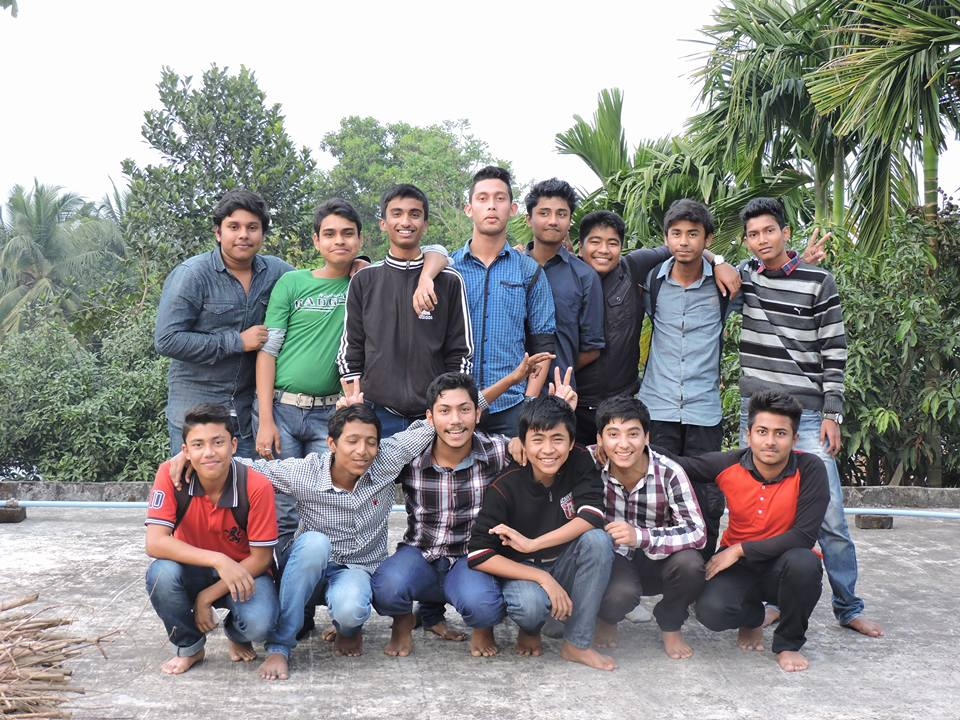
#> input picture avengers.jpg, 960 x 720 px
$ python simple_face_detection.py
#> lines starting #> are read from the running program, lines starting #| are printed output that depends on the picture; after the words box and inside, x2 and y2 are one past the last pixel; in counts of white or black regions, pixels touching at a corner belong together
import cv2
import numpy as np
from matplotlib import pyplot as plt

img=cv2.imread('avengers.jpg')
#> img is the input picture: shape (720, 960, 3); mean B, G, R 142.2, 144.3, 144
face_cascade=cv2.CascadeClassifier('haarcascade_frontalface_default.xml')

imgray=cv2.cvtColor(img,cv2.COLOR_BGR2GRAY)
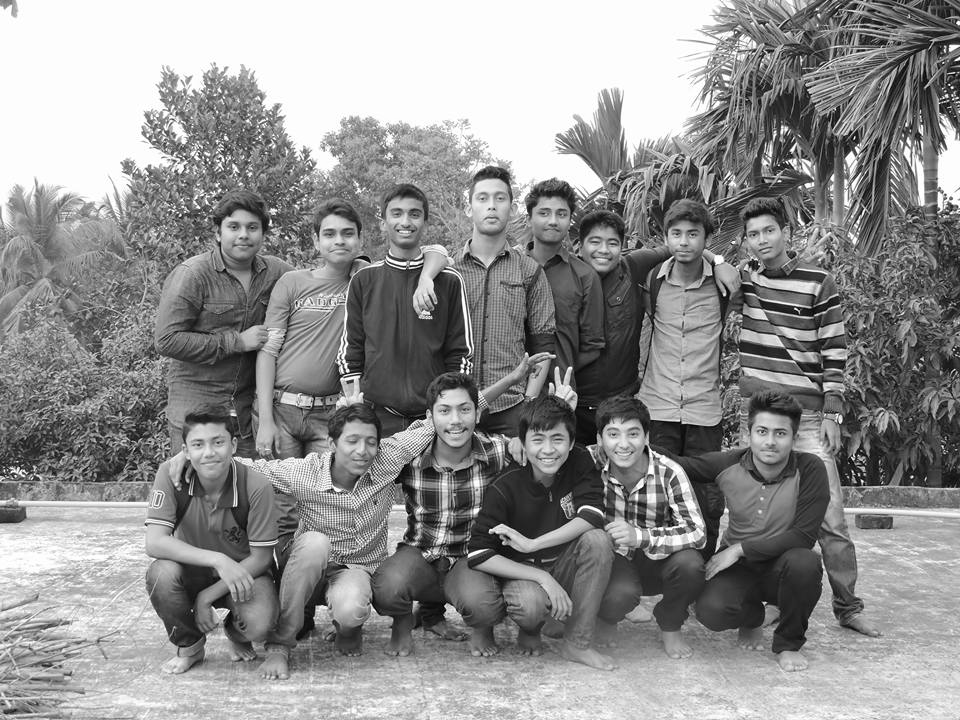
#> imgray: shape (720, 960); min 0, max 255, mean 144
faces=face_cascade.detectMultiScale(imgray,1.1,4)
#> faces = 15 rows, first 6: [662, 216, 47, 47], [739, 214, 48, 48], [465, 177, 53, 53], [379, 193, 53, 53], [527, 193, 51, 51], [312, 212, 54, 54]

for(x,y,w,h)in faces:
    cv2.rectangle(img,(x,y),(x+w,y+h),(0,0,255),3)
#> this loop made 15 passes
#> (x, y, w, h) on passes 1 to 12: (662, 216, 47, 47), (739, 214, 48, 48), (465, 177, 53, 53), (379, 193, 53, 53), (527, 193, 51, 51), (312, 212, 54, 54), (215, 205, 56, 56), (579, 222, 50, 50), (743, 411, 55, 55), (596, 412, 54, 54), (426, 387, 56, 56), (181, 421, 55, 55)
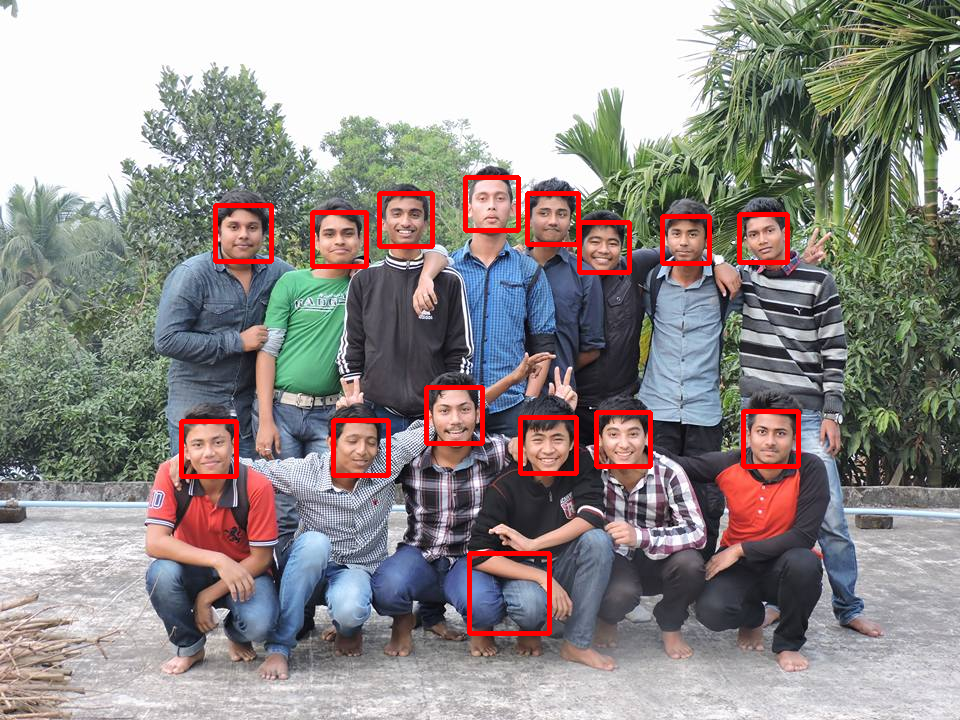
#> img: shape (720, 960, 3); 2.34% of pixels changed, all inside (x1, y1, x2, y2) = (179, 175, 801, 636)

cv2.imshow('Me', img)
cv2.waitKey(0)
cv2.destroyAllWindows()

$ run again, with apple.jpg copied over avengers.jpg
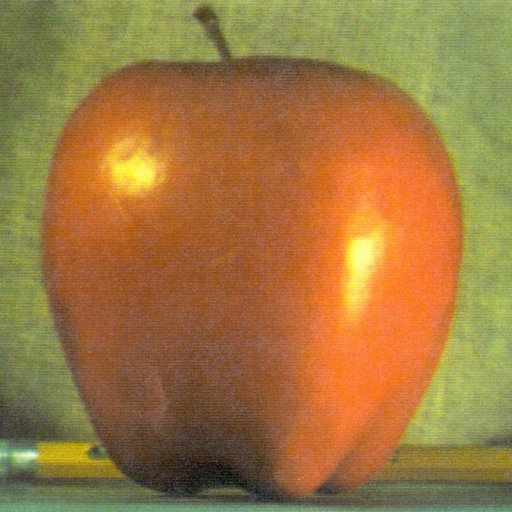
#> input picture apple.jpg, 512 x 512 px
#> img is the input picture: shape (512, 512, 3); mean B, G, R 64.8, 119.7, 159.1
#> `imgray=cv2.cvtColor(img,cv2.COLOR_BGR2GRAY)`:
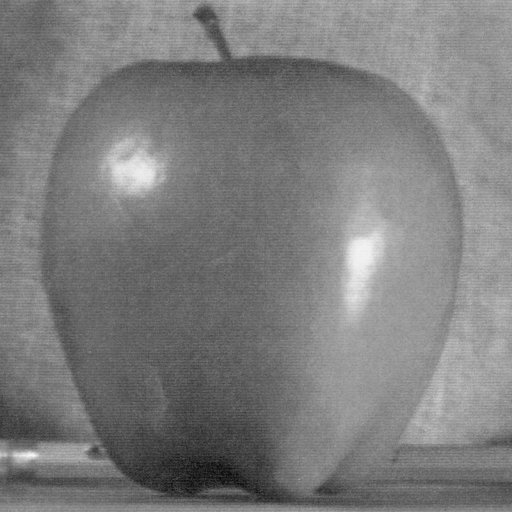
#> imgray: shape (512, 512); min 7, max 248, mean 125.2
#> faces = [[341, 281, 30, 30], [269, 427, 62, 62]]
#> the loop `for(x,y,w,h)in faces:` made 2 passes
#> after the loop `for(x,y,w,h)in faces:`:
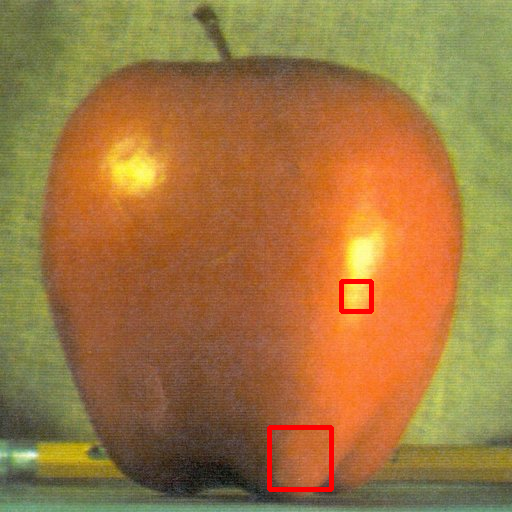
#> img: shape (512, 512, 3); 0.69% of pixels changed, all inside (x1, y1, x2, y2) = (267, 279, 374, 492)

$ run again, with me.jpg copied over avengers.jpg
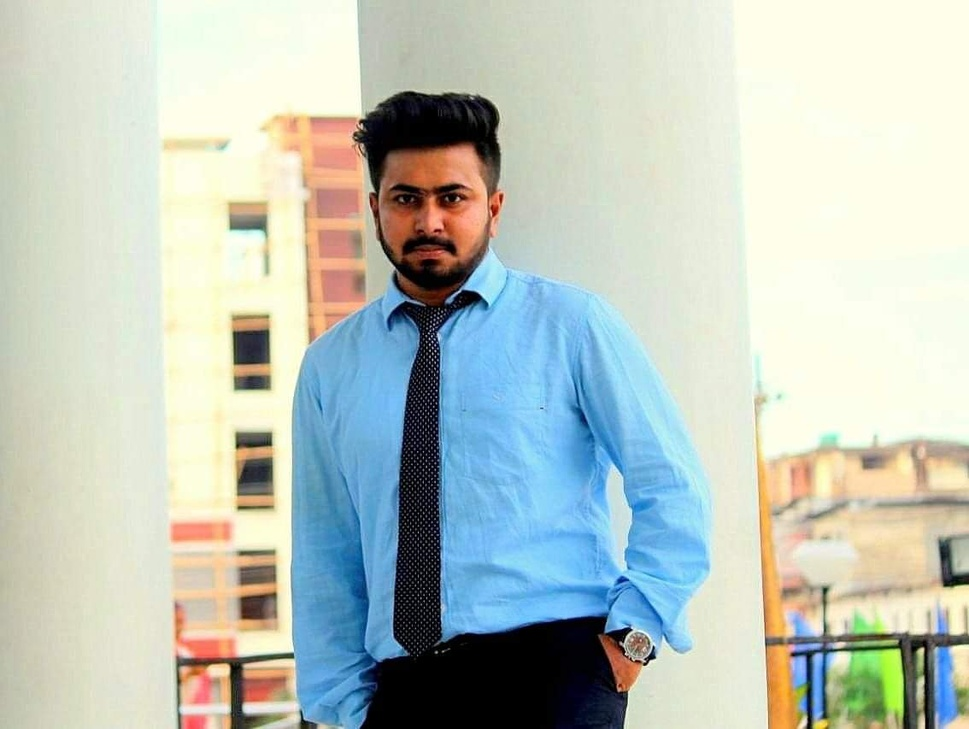
#> input picture me.jpg, 969 x 729 px, shrunk from 1134 x 853 before the run
#> img is the input picture: shape (729, 969, 3); mean B, G, R 189.8, 198.2, 188.8
#> `imgray=cv2.cvtColor(img,cv2.COLOR_BGR2GRAY)`:
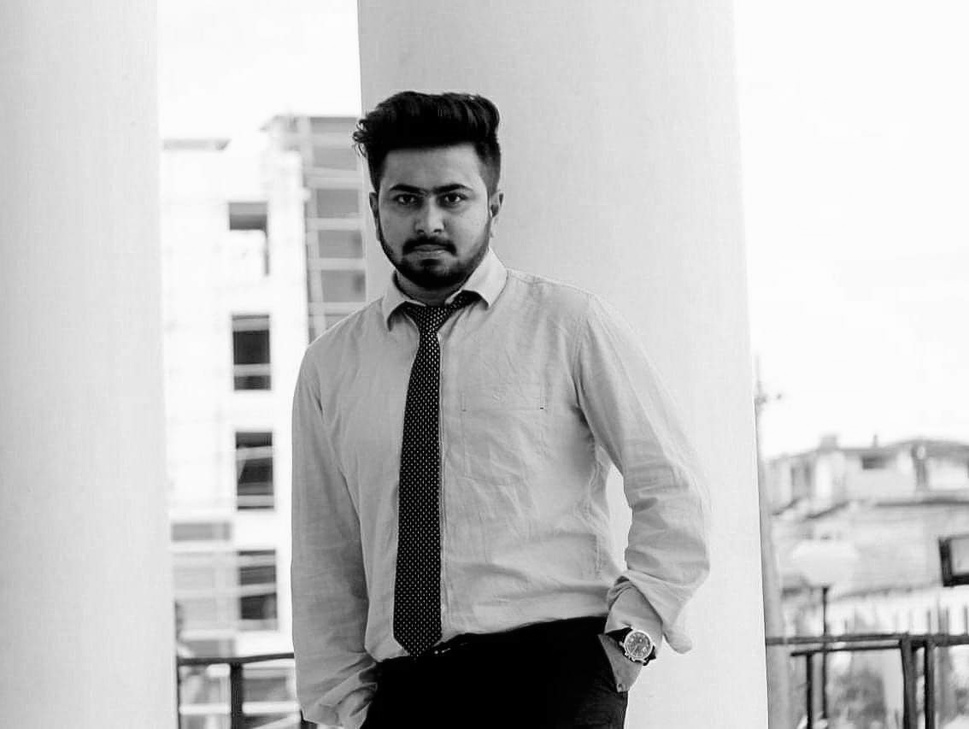
#> imgray: shape (729, 969); min 0, max 254, mean 194.4
#> faces = [[361, 146, 136, 136]]
#> the loop `for(x,y,w,h)in faces:` made 1 pass
#> after the loop `for(x,y,w,h)in faces:`:
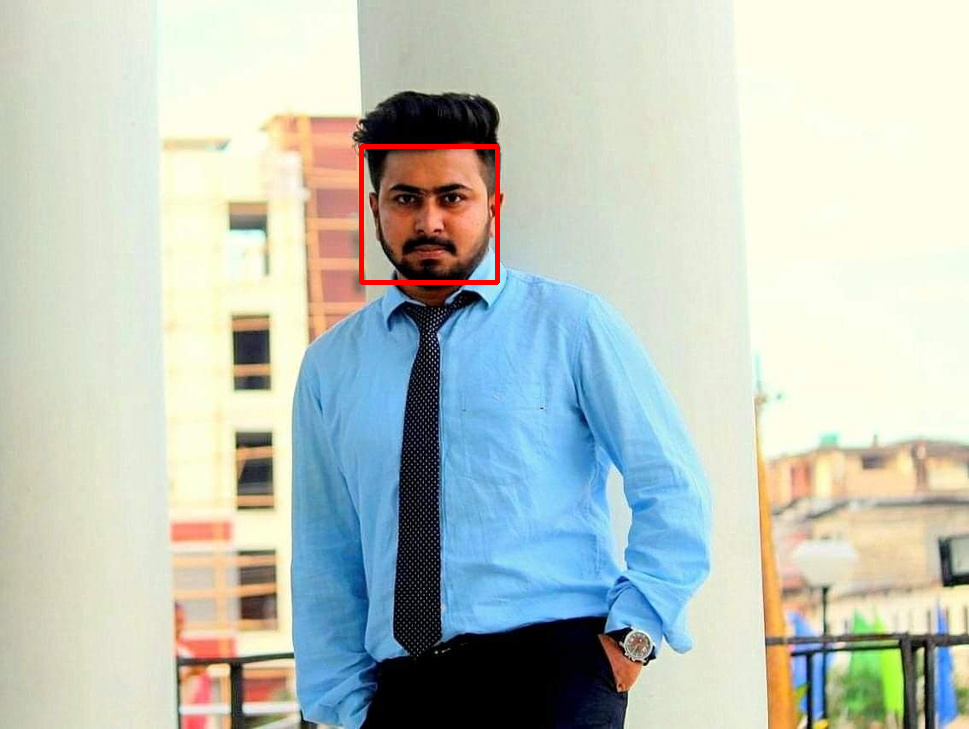
#> img: shape (729, 969, 3); 0.38% of pixels changed, all inside (x1, y1, x2, y2) = (359, 144, 500, 285)
